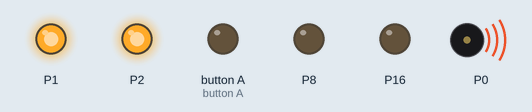
A program run on a simulated BBC micro:bit (MakeCode). On the bench: output pins drawn as LEDs (lit = HIGH), buzzer (waves = sounding).

Above: at 0.1 s.
At 1.74 s:
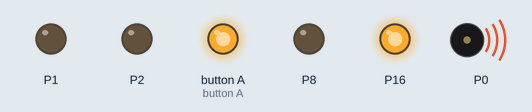
At 2.78 s:
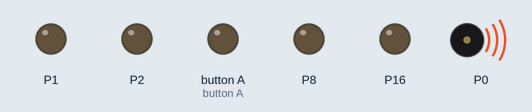
Timing chart, 0 to 3.1 s (numbered marks = the images above):
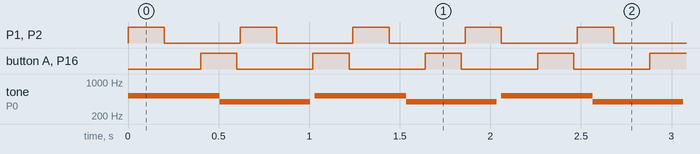

Measured:
- by itself, P1, P2, button A, P16: alternates HIGH for 0.20 s and LOW for 0.42 s
- by itself, tone on P0: repeats every 1.0 s: 392 Hz 0.50 s, silent 0.03 s, 523 Hz 0.51 s

The program:

main.ts
```typescript
music.setVolume(50)
basic.forever(function () {
    pins.digitalWritePin(DigitalPin.P1, 1)
    pins.digitalWritePin(DigitalPin.P2, 1)
    pins.digitalWritePin(DigitalPin.P5, 0)
    pins.digitalWritePin(DigitalPin.P8, 0)
    pins.digitalWritePin(DigitalPin.P16, 0)
    basic.pause(200)
    pins.digitalWritePin(DigitalPin.P1, 0)
    pins.digitalWritePin(DigitalPin.P2, 0)
    pins.digitalWritePin(DigitalPin.P5, 0)
    pins.digitalWritePin(DigitalPin.P8, 0)
    pins.digitalWritePin(DigitalPin.P16, 0)
    basic.pause(200)
    pins.digitalWritePin(DigitalPin.P1, 0)
    pins.digitalWritePin(DigitalPin.P2, 0)
    pins.digitalWritePin(DigitalPin.P5, 1)
    pins.digitalWritePin(DigitalPin.P8, 0)
    pins.digitalWritePin(DigitalPin.P16, 1)
    basic.pause(200)
    pins.digitalWritePin(DigitalPin.P1, 0)
    pins.digitalWritePin(DigitalPin.P2, 0)
    pins.digitalWritePin(DigitalPin.P5, 0)
    pins.digitalWritePin(DigitalPin.P8, 0)
    pins.digitalWritePin(DigitalPin.P16, 0)
})
basic.forever(function () {
    music.playTone(523, music.beat(BeatFraction.Whole))
    music.playTone(392, music.beat(BeatFraction.Whole))
})
basic.forever(function () {

})
```

test.ts
```typescript
// 테스트는 여기로 이동합니다; 이 패키지가 확장으로 사용될 때 컴파일되지 않을 것 입니다.
```
